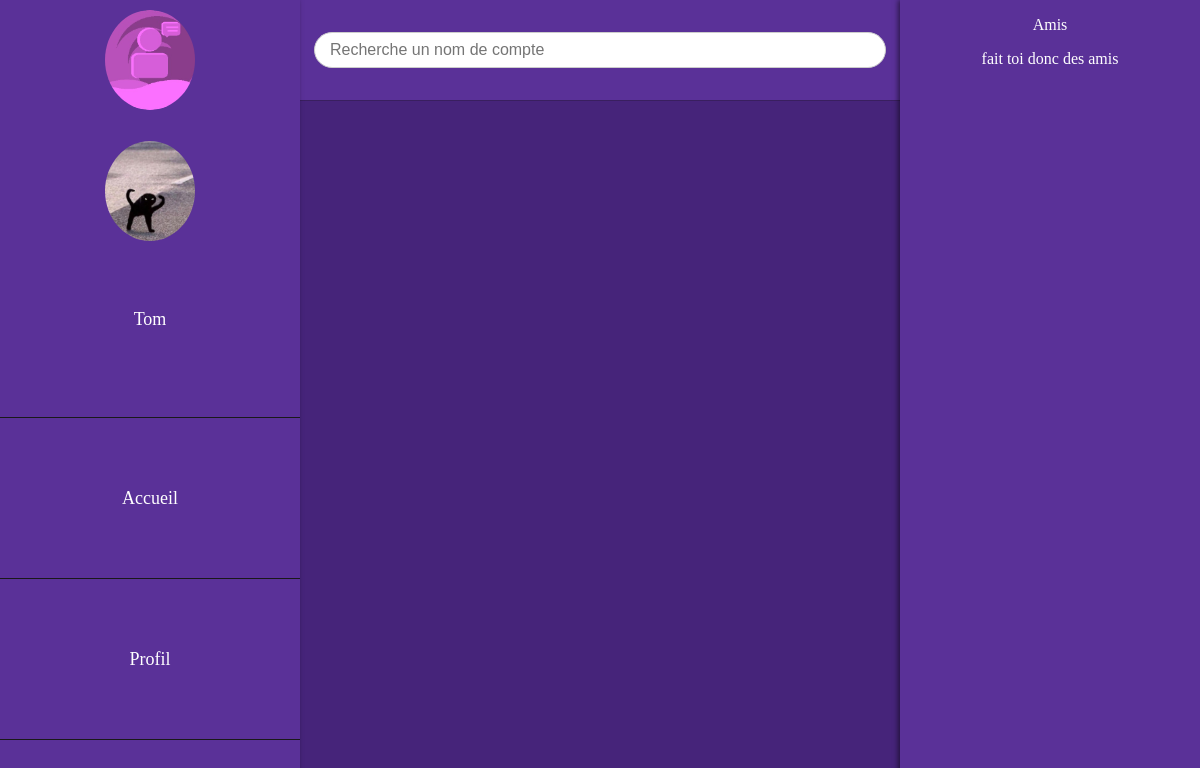
Screenshot of /php/demande.php (signed in) with the database file from the repository.
### tables this page shows
CREATE TABLE Utilisateurs  (
    id INTEGER PRIMARY KEY AUTOINCREMENT,
    nom TEXT,
    email TEXT UNIQUE,
    mdp TEXT,
    age INT,
    token TEXT,
    pp TEXT,
    bannier TEXT,
    bio TEXT,
    date_inscription DATE
);

### php/demande.php (the view, shortened to what this page needs)
<?php
    include('../connex.inc.php');
    include('fonction.php');
    $pdo = connexion('../bdd/database.sqlite');
?>
<!DOCTYPE html>
<html lang="fr">
<head>
    <link href="../css/style_demande.css" rel="stylesheet">
</head>
<body>
<header>
        <form class="recherche_compte" action="php/recherche.php" method="get">
            <input type="text" id="pseudo" name="pseudo" placeholder="Recherche un nom de compte">
        </form>
    </header>
    <div class="sidebar">
        <div class="top">
            <img src="../images/logo.png" alt="logo site" class="logo">
        </div>
        <ul>
            <li><img src="<?php echo image_pp($_SESSION['email'],'pp',$pdo); ?>" alt="Image de profile side barre"> <p><?php echo image_pp($_SESSION['email'],'nom',$pdo); ?></p></li>
            <li><a href="../index.php">Accueil</a></li>
            <li><a href="profile.php">Profil</a></li>
            <li><a href="deconnexion.php">Se déconnecter</a></li>
        </ul>
    </div>
    <div class="side_gauche">
    </div>
</body>
</html>

### css/style_demande.css (style rules this page uses)
body { background-color:#46247a ; margin:0; }
header { margin-left: 300px; margin-right: 300px; background-color: #5A3198; display: flex; justify-content: center; align-items: center; height: 100px; border-bottom: 1px solid #391f5f; }
.sidebar { position: fixed; left: 0; top: 0; width: 300px; height: 100%; background-color:#5A3198 ; overflow-x: hidden; overflow-y: auto; box-shadow: -2px 0 5px rgba(0,0,0,0.5); }
.sidebar ul { list-style-type: none; padding: 0; margin: 0; }
.sidebar li { text-align: center; line-height: 100px; }
.sidebar ul li { border-bottom: 1px solid #1a1919; padding: 20px 0; }
.sidebar ul li:last-child { border-bottom: none; }
.sidebar ul li a { display: block; color: white; padding: 10px 0; font-size: 18px; text-decoration: none; }
.sidebar img { border-radius: 50%; width:100px; height: 100px; object-fit: cover; }
.top { margin-top: 10px; margin-bottom: 10px ; text-align: center; }
.logo { display: inline-block; width: 40%; }
img { display: inline-block; vertical-align: middle; max-width: 100%; height: auto; }
.recherche_compte { display: flex; justify-content: center; align-items: center; width: 100%; max-width: 600px; }
.recherche_compte input[type="text"] { width: 90%; border: 1px solid #ccc; padding: 8px 15px; font-size: 16px; border-radius: 20px; outline: none; }
.side_gauche { position: fixed; right: 0; top: 0; width: 300px; height: 100%; background-color: #5A3198; overflow-x: hidden; overflow-y: auto; box-shadow: -2px 0 5px rgba(0,0,0,0.5); }
.sidebar img { border-radius: 50%; max-width: 30%; }
.sidebar p { display: block; color: white; padding: 10px 0; font-size: 18px; }

### rows the page displays
utilisateurs: pp (picture), nom "Tom"
